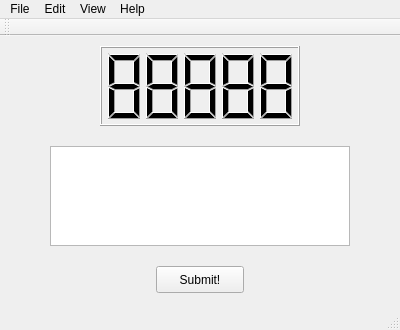
<?xml version="1.0" encoding="UTF-8"?>
<ui version="4.0">
 <class>MainWindow</class>
 <widget class="QMainWindow" name="MainWindow">
  <property name="geometry">
   <rect>
    <x>0</x>
    <y>0</y>
    <width>400</width>
    <height>330</height>
   </rect>
  </property>
  <property name="windowTitle">
   <string>Pop-up Memo</string>
  </property>
  <widget class="QWidget" name="centralWidget">
   <widget class="QTextEdit" name="textEdit">
    <property name="geometry">
     <rect>
      <x>50</x>
      <y>110</y>
      <width>300</width>
      <height>100</height>
     </rect>
    </property>
    <property name="placeholderText">
     <string/>
    </property>
   </widget>
   <widget class="QLCDNumber" name="lcdNumber">
    <property name="geometry">
     <rect>
      <x>100</x>
      <y>10</y>
      <width>200</width>
      <height>80</height>
     </rect>
    </property>
    <property name="layoutDirection">
     <enum>Qt::LeftToRight</enum>
    </property>
    <property name="autoFillBackground">
     <bool>false</bool>
    </property>
    <property name="frameShape">
     <enum>QFrame::Box</enum>
    </property>
    <property name="smallDecimalPoint">
     <bool>false</bool>
    </property>
    <property name="digitCount">
     <number>5</number>
    </property>
    <property name="intValue" stdset="0">
     <number>88888</number>
    </property>
   </widget>
   <widget class="QPushButton" name="pushButton">
    <property name="geometry">
     <rect>
      <x>156</x>
      <y>230</y>
      <width>88</width>
      <height>27</height>
     </rect>
    </property>
    <property name="text">
     <string>Submit!</string>
    </property>
   </widget>
  </widget>
  <widget class="QMenuBar" name="menuBar">
   <property name="geometry">
    <rect>
     <x>0</x>
     <y>0</y>
     <width>400</width>
     <height>23</height>
    </rect>
   </property>
   <widget class="QMenu" name="menuFile">
    <property name="title">
     <string>File</string>
    </property>
    <addaction name="actionClose"/>
   </widget>
   <widget class="QMenu" name="menuView">
    <property name="title">
     <string>View</string>
    </property>
   </widget>
   <widget class="QMenu" name="menuEdit">
    <property name="title">
     <string>Edit</string>
    </property>
    <addaction name="actionSettings"/>
   </widget>
   <widget class="QMenu" name="menuHelp">
    <property name="title">
     <string>Help</string>
    </property>
    <widget class="QMenu" name="menuAbout_2">
     <property name="title">
      <string>About</string>
     </property>
     <addaction name="actionVersion_1_1_0"/>
    </widget>
    <addaction name="menuAbout_2"/>
    <addaction name="actionHelp"/>
   </widget>
   <addaction name="menuFile"/>
   <addaction name="menuEdit"/>
   <addaction name="menuView"/>
   <addaction name="menuHelp"/>
  </widget>
  <widget class="QToolBar" name="mainToolBar">
   <attribute name="toolBarArea">
    <enum>TopToolBarArea</enum>
   </attribute>
   <attribute name="toolBarBreak">
    <bool>false</bool>
   </attribute>
  </widget>
  <widget class="QStatusBar" name="statusBar"/>
  <action name="actionVersion_1_1_0">
   <property name="text">
    <string>Version 1.3.3</string>
   </property>
  </action>
  <action name="actionClose">
   <property name="text">
    <string>Close</string>
   </property>
   <property name="toolTip">
    <string>Closes program</string>
   </property>
  </action>
  <action name="actionSettings">
   <property name="text">
    <string>Settings</string>
   </property>
  </action>
  <action name="actionHelp">
   <property name="text">
    <string>Quick Manual</string>
   </property>
  </action>
 </widget>
 <layoutdefault spacing="6" margin="11"/>
 <resources/>
 <connections/>
</ui>
